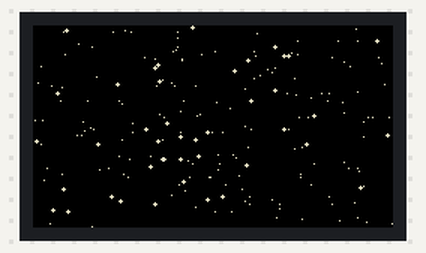
Bench run of a program on a simulated Raspberry Pi Pico running MicroPython. On the bench: 240×135 colour display. Random numbers come from a fixed seed.

Above: at 0.48 s.
At 3.01 s:
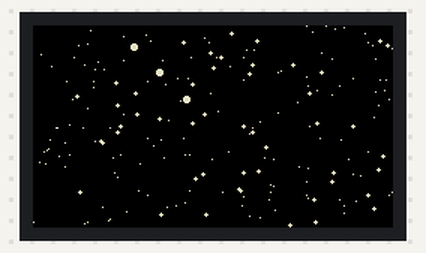
At 5.55 s:
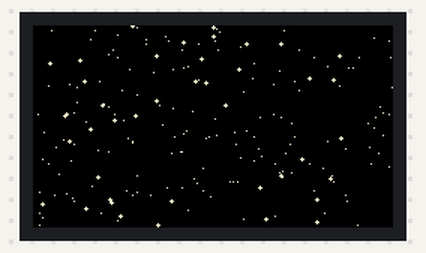
At 10.95 s:
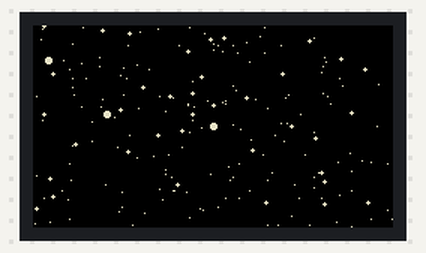
At 16.35 s:
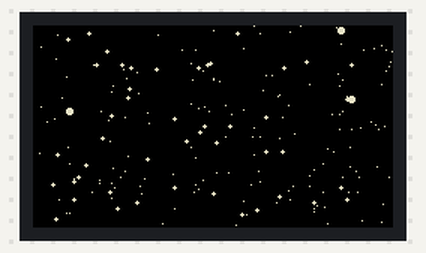
At 21.75 s:
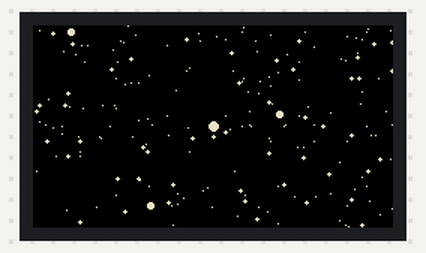

The program:

starfield.py
```python
# Travel through a Windows 3.1-esque starfield, with stars growing as they get 'closer'.
# If you have a Display Pack 2.0" or 2.8" use DISPLAY_PICO_DISPLAY_2 instead of DISPLAY_PICO_DISPLAY

from picographics import PicoGraphics, DISPLAY_PICO_DISPLAY
import random

# Constants to play with
NUMBER_OF_STARS = 200
TRAVEL_SPEED = 1.2
STAR_GROWTH = 0.12

# Set up our display
graphics = PicoGraphics(display=DISPLAY_PICO_DISPLAY)

WIDTH, HEIGHT = graphics.get_bounds()

BLACK = graphics.create_pen(0, 0, 0)
WHITE = graphics.create_pen(255, 255, 255)


def new_star():
    # Create a new star, with initial x, y, and size
    # Initial x will fall between -WIDTH / 2 and +WIDTH / 2 and y between -HEIGHT/2 and +HEIGHT/2
    # These are relative values for now, treating (0, 0) as the centre of the screen.
    return [random.randint(0, WIDTH) - WIDTH // 2, random.randint(0, HEIGHT) - HEIGHT // 2, 0.5]


stars = [new_star() for _ in range(NUMBER_OF_STARS)]

while True:
    graphics.set_pen(BLACK)
    graphics.clear()
    graphics.set_pen(WHITE)
    for i in range(NUMBER_OF_STARS):
        # Load a star from the stars list
        s = stars[i]

        # Update x
        s[0] = s[0] * TRAVEL_SPEED

        # Update y
        s[1] = s[1] * TRAVEL_SPEED

        if s[0] <= - WIDTH // 2 or s[0] >= WIDTH // 2 or s[1] <= - HEIGHT // 2 or s[1] >= HEIGHT // 2 or s[2] >= 5:
            # This star has fallen off the screen (or rolled dead centre and grown too big!)
            # Replace it with a new one
            s = new_star()

        # Grow the star as it travels outward
        s[2] += STAR_GROWTH

        # Save the updated star to the list
        stars[i] = s

        # Draw star, adding offsets to our relative coordinates to allow for (0, 0) being in the top left corner.
        graphics.circle(int(s[0]) + WIDTH // 2, int(s[1]) + HEIGHT // 2, int(s[2]))
    graphics.update()
```
